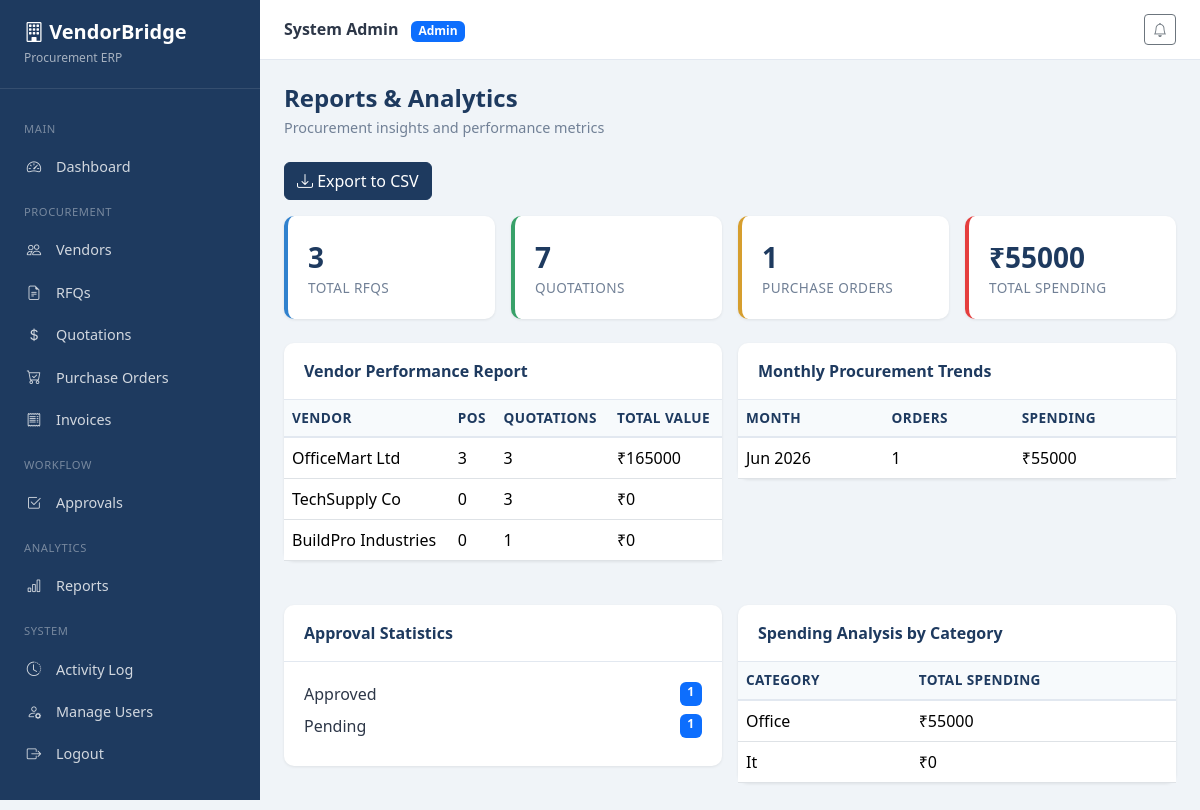
Page /reports/ (signed in) on the committed database.
### accounts/models.py (models this page shows, shortened)
class User(AbstractUser):
    ROLE_ADMIN = 'admin'
    ROLE_PROCUREMENT = 'procurement_officer'
    ROLE_VENDOR = 'vendor'
    ROLE_MANAGER = 'manager'
    ROLE_CHOICES = [
        (ROLE_ADMIN, 'Admin'),
        (ROLE_PROCUREMENT, 'Procurement Officer'),
        (ROLE_VENDOR, 'Vendor'),
        (ROLE_MANAGER, 'Manager / Approver'),
    ]
    role = models.CharField(max_length=30, choices=ROLE_CHOICES, default=ROLE_PROCUREMENT)
    phone = models.CharField(max_length=20, blank=True)
    created_at = models.DateTimeField(auto_now_add=True)
    class Meta:
        ordering = ['username']
    @property
    def is_admin_role(self):
        return self.role == self.ROLE_ADMIN or self.is_superuser
    @property
    def is_vendor_role(self):
        return self.role == self.ROLE_VENDOR

### vendors/models.py (models this page shows, shortened)
class Vendor(models.Model):
    STATUS_ACTIVE = 'active'
    STATUS_INACTIVE = 'inactive'
    STATUS_CHOICES = [
        (STATUS_ACTIVE, 'Active'),
        (STATUS_INACTIVE, 'Inactive'),
    ]
    CATEGORY_CHOICES = [
        ('it', 'IT & Software'),
        ('office', 'Office Supplies'),
        ('manufacturing', 'Manufacturing'),
        ('services', 'Professional Services'),
        ('logistics', 'Logistics'),
        ('other', 'Other'),
    ]
    user = models.OneToOneField(
        settings.AUTH_USER_MODEL,
        on_delete=models.SET_NULL,
        null=True,
        blank=True,
        related_name='vendor_profile',
    )
    vendor_name = models.CharField(max_length=150)
    company_name = models.CharField(max_length=200)
    category = models.CharField(max_length=50, choices=CATEGORY_CHOICES, default='other')
    gst_number = models.CharField(max_length=20, blank=True)
    email = models.EmailField()
    phone = models.CharField(max_length=20)
    address = models.TextField()
    status = models.CharField(max_length=20, choices=STATUS_CHOICES, default=STATUS_ACTIVE)
    rating = models.DecimalField(max_digits=3, decimal_places=1, default=4.0)
    created_at = models.DateTimeField(auto_now_add=True)
    class Meta:
        ordering = ['company_name']

### procurement/models.py (models this page shows, shortened)
class Approval(models.Model):
    STATUS_PENDING = 'pending'
    STATUS_APPROVED = 'approved'
    STATUS_REJECTED = 'rejected'
    STATUS_CHOICES = [
        (STATUS_PENDING, 'Pending'),
        (STATUS_APPROVED, 'Approved'),
        (STATUS_REJECTED, 'Rejected'),
    ]
    rfq = models.ForeignKey(RFQ, on_delete=models.CASCADE, related_name='approvals')
    quotation = models.ForeignKey(
        Quotation,
        on_delete=models.CASCADE,
        related_name='approvals',
        null=True,
        blank=True,
    )
    approver = models.ForeignKey(
        settings.AUTH_USER_MODEL,
        on_delete=models.SET_NULL,
        null=True,
        related_name='approvals',
    )
    status = models.CharField(max_length=20, choices=STATUS_CHOICES, default=STATUS_PENDING)
    remarks = models.TextField(blank=True)
    approval_date = models.DateTimeField(null=True, blank=True)
    created_at = models.DateTimeField(auto_now_add=True)
    class Meta:
        ordering = ['-created_at']

### core/views.py (the view)
# urls.py: path('reports/', views.reports, name='reports'),
@login_required
@role_required(User.ROLE_ADMIN, User.ROLE_MANAGER, User.ROLE_PROCUREMENT)
def reports(request):
    vendor_performance = (
        Vendor.objects
        .annotate(
            po_count=Count('purchase_orders'),
            total_value=Sum('purchase_orders__amount'),
            quotation_count=Count('quotations'),
        )
        .order_by('-total_value')[:10]
    )
    procurement_summary = {
        'total_rfqs': RFQ.objects.count(),
        'total_quotations': Quotation.objects.count(),
        'total_pos': PurchaseOrder.objects.count(),
        'total_invoices': Invoice.objects.count(),
        'total_spending': PurchaseOrder.objects.aggregate(t=Sum('amount'))['t'] or 0,
    }
    monthly_trends = (
        PurchaseOrder.objects
        .annotate(month=TruncMonth('created_at'))
        .values('month')
        .annotate(total=Sum('amount'), count=Count('id'))
        .order_by('-month')[:12]
    )
    approval_statistics = Approval.objects.values('status').annotate(count=Count('id'))
    spending_by_category = (
        Vendor.objects
        .values('category')
        .annotate(total=Sum('purchase_orders__amount'))
        .order_by('-total')
    )
    return render(request, 'core/reports.html', {
        'vendor_performance': vendor_performance,
        'procurement_summary': procurement_summary,
        'monthly_trends': monthly_trends,
        'approval_statistics': approval_statistics,
        'spending_by_category': spending_by_category,
    })

### core/context_processors.py (called while the page is built)
def notifications_processor(request):
    if request.user.is_authenticated:
        unread = request.user.notifications.filter(is_read=False).count()
        recent = request.user.notifications.all()[:5]
        return {'unread_notifications': unread, 'recent_notifications': recent}
    return {'unread_notifications': 0, 'recent_notifications': []}

### templates/core/reports.html (shortened to what this page needs)
{% extends 'base.html' %}
{% block content %}
<h1 class="page-title">Reports & Analytics</h1>
<p class="page-subtitle">Procurement insights and performance metrics</p>
<div class="mb-3">
    <a href="{% url 'core:export_reports' %}" class="btn btn-vb-primary"><i class="bi bi-download"></i> Export to CSV</a>
</div>
<div class="row g-3 mb-4">
    <div class="col-md-3"><div class="stat-card"><div class="stat-value">{{ procurement_summary.total_rfqs }}</div><div class="stat-label">Total RFQs</div></div></div>
    <div class="col-md-3"><div class="stat-card success"><div class="stat-value">{{ procurement_summary.total_quotations }}</div><div class="stat-label">Quotations</div></div></div>
    <div class="col-md-3"><div class="stat-card warning"><div class="stat-value">{{ procurement_summary.total_pos }}</div><div class="stat-label">Purchase Orders</div></div></div>
    <div class="col-md-3"><div class="stat-card danger"><div class="stat-value">₹{{ procurement_summary.total_spending|floatformat:0 }}</div><div class="stat-label">Total Spending</div></div></div>
</div>
<div class="row g-3">
    <div class="col-lg-6">
        <div class="card-panel">
            <div class="card-header">Vendor Performance Report</div>
            <div class="card-body p-0">
                <table class="table table-vb mb-0">
                    <thead><tr><th>Vendor</th><th>POs</th><th>Quotations</th><th>Total Value</th></tr></thead>
                    <tbody>
                        {% for v in vendor_performance %}
                        <tr>
                            <td>{{ v.company_name }}</td>
                            <td>{{ v.po_count }}</td>
                            <td>{{ v.quotation_count }}</td>
                            <td>₹{{ v.total_value|default:0|floatformat:0 }}</td>
                        </tr>
                        {% empty %}
                        <tr><td colspan="4" class="text-center text-muted">No data available.</td></tr>
                        {% endfor %}
                    </tbody>
                </table>
            </div>
        </div>
    </div>
    <div class="col-lg-6">
        <div class="card-panel">
            <div class="card-header">Monthly Procurement Trends</div>
            <div class="card-body p-0">
                <table class="table table-vb mb-0">
                    <thead><tr><th>Month</th><th>Orders</th><th>Spending</th></tr></thead>
                    <tbody>
                        {% for t in monthly_trends %}
                        <tr>
                            <td>{{ t.month|date:"M Y" }}</td>
                            <td>{{ t.count }}</td>
                            <td>₹{{ t.total|default:0|floatformat:0 }}</td>
                        </tr>
                        {% empty %}
                        <tr><td colspan="3" class="text-center text-muted">No trends data.</td></tr>
                        {% endfor %}
                    </tbody>
                </table>
            </div>
        </div>
    </div>
</div>
<div class="row g-3 mt-1">
    <div class="col-lg-6">
        <div class="card-panel">
            <div class="card-header">Approval Statistics</div>
            <div class="card-body">
                {% for s in approval_statistics %}
                <div class="d-flex justify-content-between mb-2">
                    <span>{{ s.status|title }}</span>
                    <span class="badge bg-primary">{{ s.count }}</span>
                </div>
                {% empty %}
                <p class="text-muted">No approval data.</p>
                {% endfor %}
            </div>
        </div>
    </div>
    <div class="col-lg-6">
        <div class="card-panel">
            <div class="card-header">Spending Analysis by Category</div>
            <div class="card-body p-0">
                <table class="table table-vb mb-0">
                    <thead><tr><th>Category</th><th>Total Spending</th></tr></thead>
                    <tbody>
                        {% for s in spending_by_category %}
                        <tr>
                            <td>{{ s.category|title }}</td>
                            <td>₹{{ s.total|default:0|floatformat:0 }}</td>
                        </tr>
                        {% empty %}
                        <tr><td colspan="2" class="text-center text-muted">No spending data.</td></tr>
                        {% endfor %}
                    </tbody>
                </table>
            </div>
        </div>
    </div>
</div>
{% endblock %}

### templates/partials/navbar.html (shortened to what this page needs)
<div class="topbar">
    <div class="d-flex align-items-center gap-3">
        <div>
            <strong>{{ user.get_full_name|default:user.username }}</strong>
            <span class="badge bg-primary ms-2">{{ user.get_role_display }}</span>
        </div>
    </div>
    <div class="d-flex align-items-center gap-3">
        <div class="dropdown">
            <button class="btn btn-sm btn-outline-secondary position-relative" data-bs-toggle="dropdown">
                <i class="bi bi-bell"></i>
            </button>
        </div>
    </div>
</div>

### rows in the picture
User: get_full_name "System Admin", role "Admin"
Vendor: company_name "OfficeMart Ltd", po_count "3", quotation_count "3", total_value "165000"
Vendor: company_name "TechSupply Co", po_count "0", quotation_count "3", total_value "0"
Vendor: company_name "BuildPro Industries", po_count "0", quotation_count "1", total_value "0"
Approval: status "Approved", count "1"
Approval: status "Pending", count "1"

### other values in the picture
{{ procurement_summary.total_rfqs }} "3"
{{ procurement_summary.total_quotations }} "7"
{{ procurement_summary.total_pos }} "1"
{{ procurement_summary.total_spending|floatformat:0 }} "55000"
{{ t.month|date:"M Y" }} "Jun 2026"
{{ t.count }} "1"
{{ t.total|default:0|floatformat:0 }} "55000"
{{ s.category|title }} "Office" "It"
{{ s.total|default:0|floatformat:0 }} "55000" "0"
